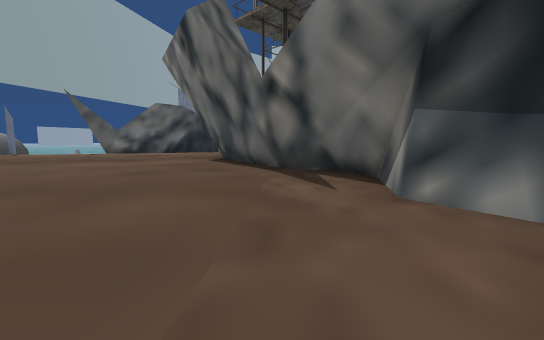
[1] (above)

18 first-person views from a walk through a 3-D level made in the Unity game engine. The camera is 1.2 m above the floor, tilts 6° down and sees 90° across. The floor is counted in squares, 2 m on a side. Each view is taken from the middle of a square. On the plan, view 1 faces up. The plan holds only what a view shows up to about 9 squares ahead; the rest is blank. The place goes on beyond the plan. The player is left out. Some surface patterns are stand-ins.

[2]
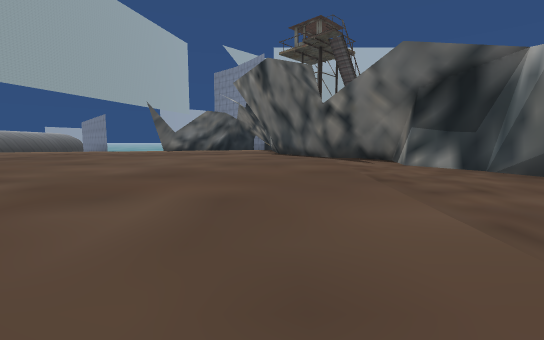

[3]
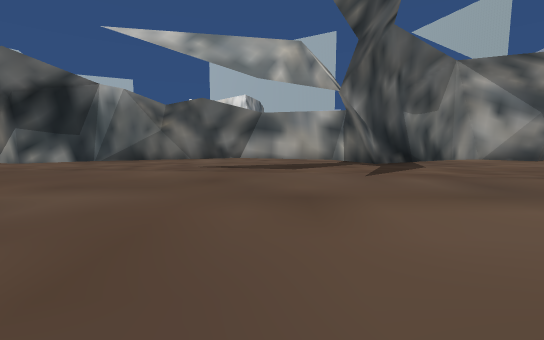

[4]
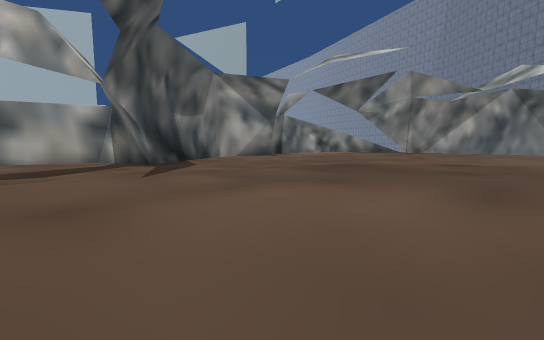

[5]
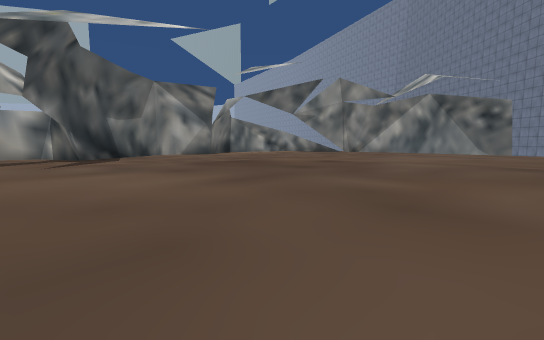

[6]
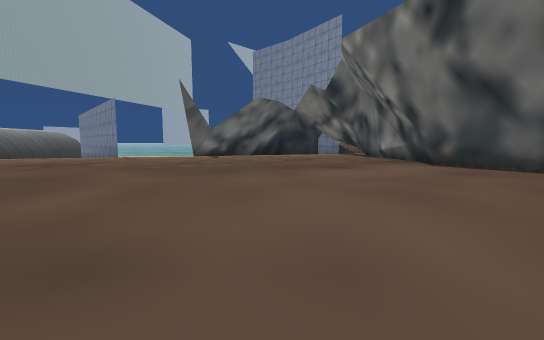

[7]
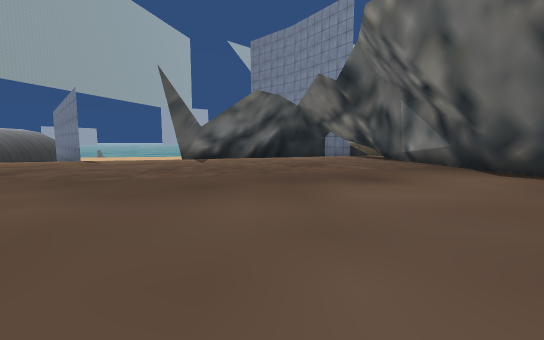

[8]
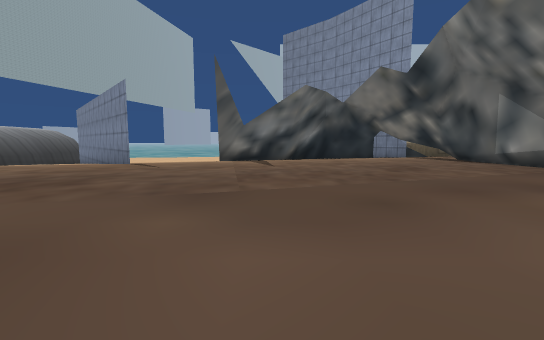

[9]
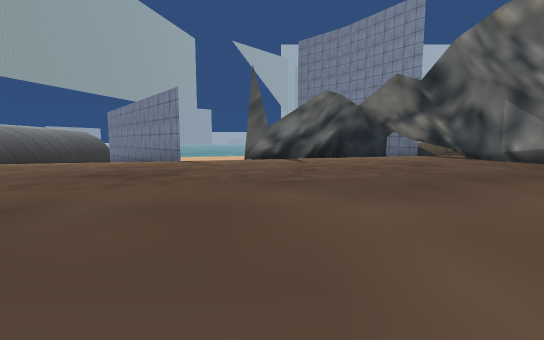

[10]
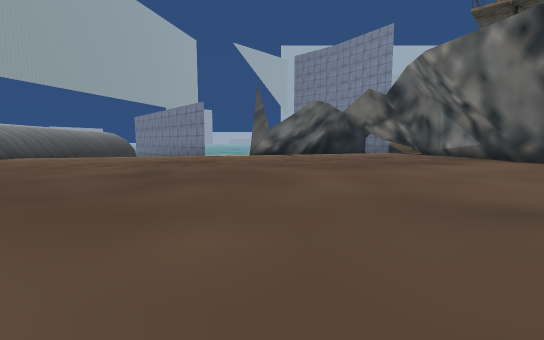

[11]
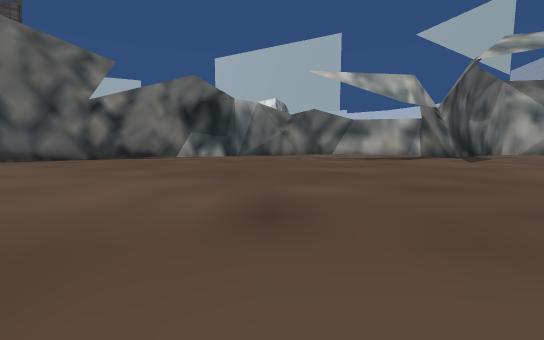

[12]
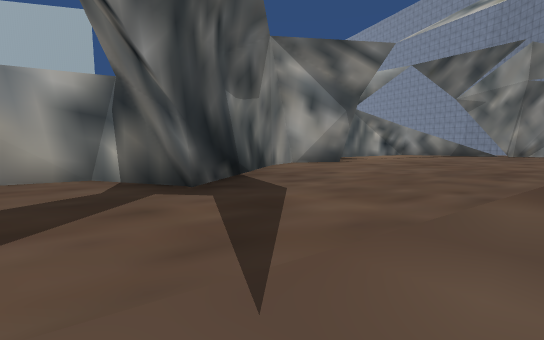

[13]
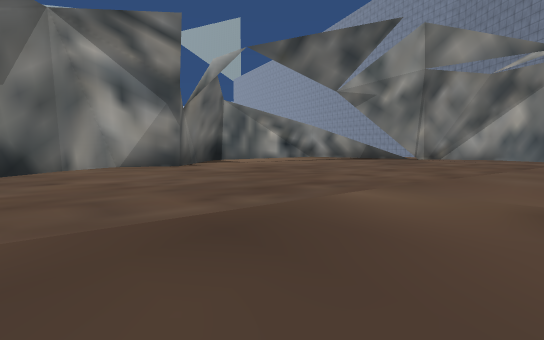

[14]
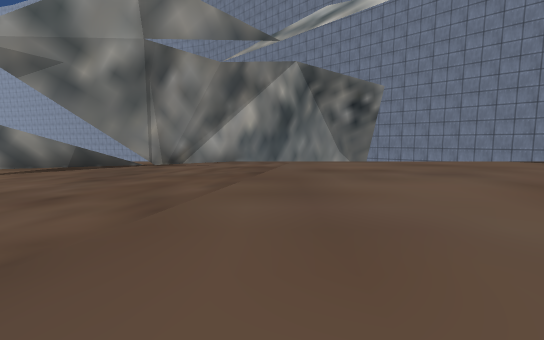

[15]
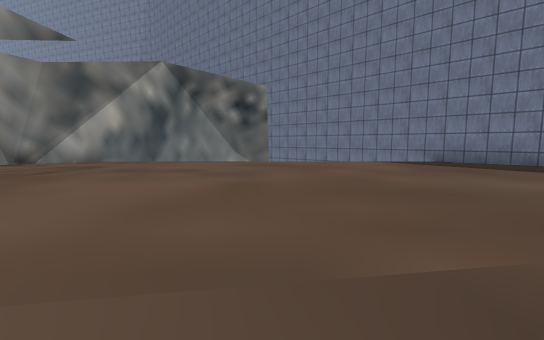

[16]
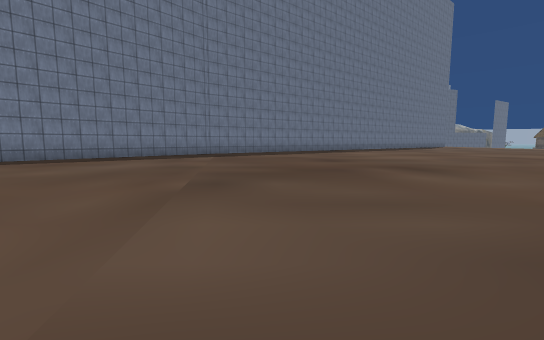

[17]
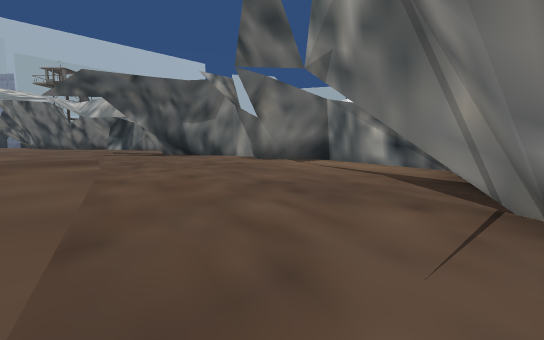

[18]
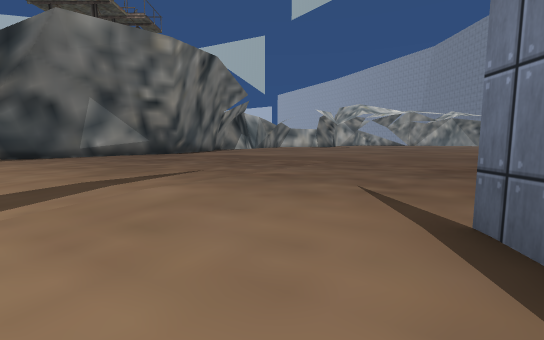

### Floor plan
Points are (right, up) in squares from view 1. A wall is a line through its corners. A room is listed if a view was taken in it or the views show most of it. See-through windows are left out.
Room 1 (views 1, 2, 3, 4, 5, 6, 7, 8, 9, 10, 11, 12, 13, 14, 15, 16, 17, 18)
walls: (1.4, -6.8) (2.8, -6.1) (3.4, -4); (2.8, -0.2) (2.4, 1.2); (3.1, -0.8) (2.3, 1) (2.5, 1.5) (1.5, 3) (1.8, 4.4); (2, 4.1) (1, 5.6) (0.1, 6) (-2, 9.2) (-1.9, 9.5); (1.2, 5.2) (0.9, 5.4) (0.7, 5.6); (1.5, 4.9) (1.1, 5.7) (0.5, 5.9); (2.8, -9.9) (1.1, -6.7) (2.1, -6.6); (1.9, -12) (2.3, -11.4) (3, -10.7) (2.9, -9.8); (-1.9, 9.1) (-2.2, 13.3); (-12.1, 12.5) (-11.7, 12.1) (-13.5, 14.1); (-2.1, 13.1) (-2.1, 14.1); (-2.1, 13.1) (-2.3, 13.7); (2.4, -17.2) (2.9, -16.1); (2.6, -17.1) (3.5, -14) (2.2, -11.9) (2.9, -10.9); (-2.3, -19.6) (-1.8, -18.9) (-1.1, -18.6); (-14.5, -18.6) (-11.9, -21.1); (-1.7, -19.5) (-0.5, -17.6); (-4.8, -21.2) (-1.5, -19.2)
low walls: (-0.4, 6.9) (-1.8, 9.3); (-1.9, 11.5) (-1.9, 12.4)

Positions as (right, up) in squares from view 1, and headings:
1: (0, 0), facing up
2: (-2, -4), facing up
3: (-6, -4), facing right
4: (-6, -4), facing down-right
5: (-9, -5), facing down-right
6: (-6, 2), facing up
7: (-6, 4), facing up
8: (-8, 5), facing up
9: (-9, 4), facing up
10: (-9, 1), facing up
11: (-9, 0), facing right
12: (-2, -5), facing down-right
13: (-4, -9), facing down-right
14: (-4, -12), facing down
15: (-8, -12), facing down
16: (-5, -12), facing left
17: (-4, -19), facing up-right
18: (-12, 14), facing down-right
